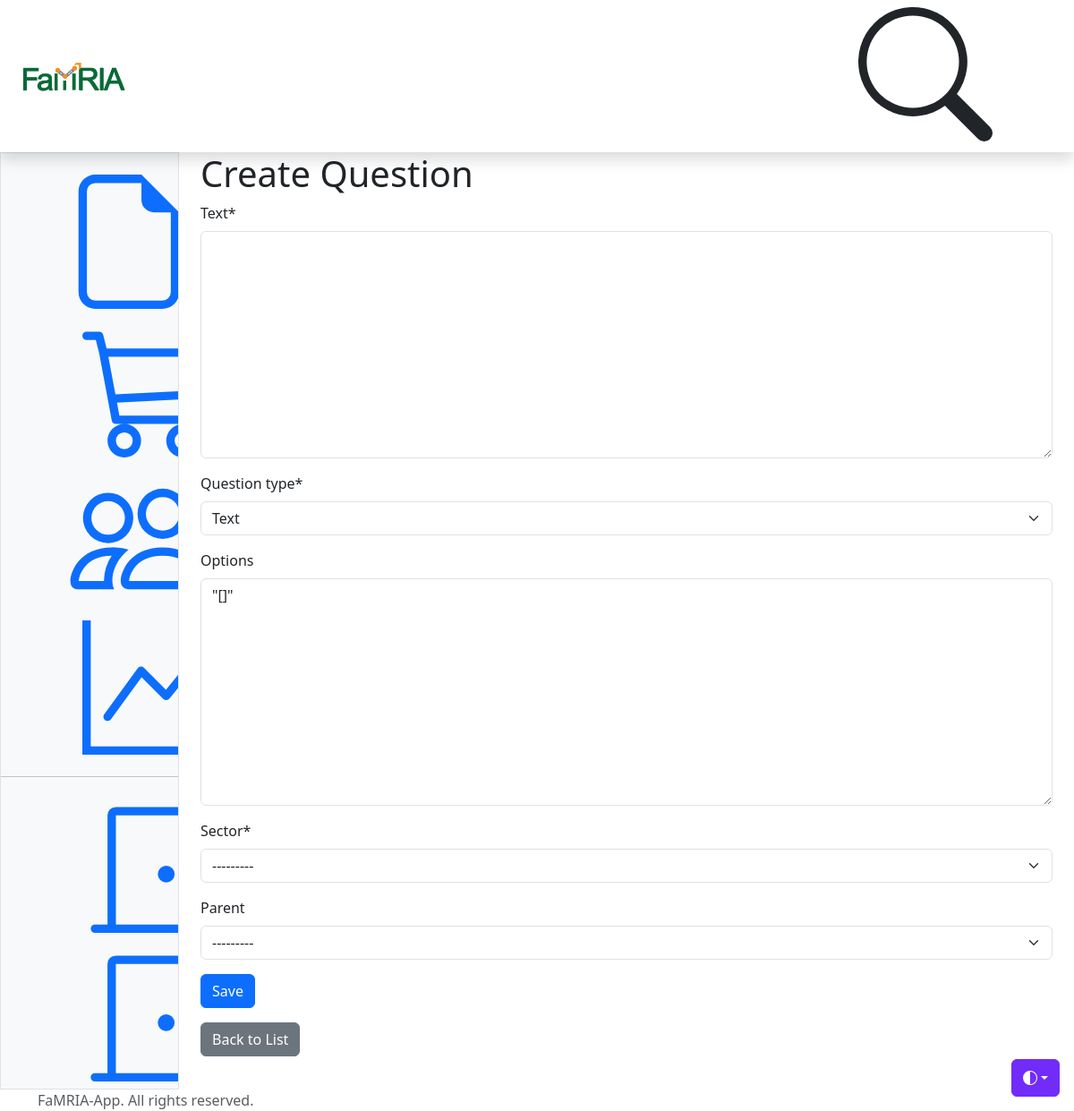
/questions/create/ (signed in), run on the app's committed database.
### survey/models.py (models this page shows, shortened)
class Question(MPTTModel):
    SECTOR_CHOICES = [
        ('general', 'General'),
        ('environmental', 'Environmental'),
        ('social', 'Social'),
        ('economic', 'Economic'),
        ('physical', 'Physical'),
    ]
    QUESTION_TYPES = [
        ('multiple_choice', 'Multiple Choice'),
        ('multiple_select', 'Multiple Select'),
        ('text', 'Text'),
        ('rating', 'Rating'),
    ]
    text = models.TextField()
    question_type = models.CharField(max_length=50, choices=QUESTION_TYPES, default='text')
    options = models.JSONField(blank=True, null=True)
    sector = models.CharField(max_length=50, choices=SECTOR_CHOICES)
    version = models.PositiveIntegerField(default=1)
    parent = TreeForeignKey('self', on_delete=models.CASCADE, null=True, blank=True, related_name='sub_questions')
    created_at = models.DateTimeField(auto_now_add=True)
    updated_at = models.DateTimeField(auto_now=True)
    user = models.ForeignKey(User, verbose_name=_("Created/Modified by"), on_delete=models.CASCADE, default=1)
    class MPTTMeta:
        order_insertion_by = ['text']
    def __str__(self):
        return self.text

### survey/views.py (the view)
# urls.py: path('questions/create/', create_question, name='create-question'),  # Create a question
@login_required
def create_question(request):
    if request.method == 'POST':
        form = QuestionForm(request.POST)
        if form.is_valid():
            form.save()
            messages.success(request, 'Question created successfully!')
            return redirect('question-list')
    else:
        form = QuestionForm()
    return render(request, 'questions/question_form.html', {'form': form})

### survey/forms.py (shortened to what this page needs)
class QuestionForm(forms.ModelForm):
    class Meta:
        model = Question
        fields = ['text', 'question_type', 'options', 'sector', 'parent']
    def __init__(self, *args, **kwargs):
        super().__init__(*args, **kwargs)
        if not self.instance.pk or self.instance.options is None:
            self.fields['options'].initial = '[]'  # Initialize as an empty JSON array

### survey/templates/questions/question_form.html (shortened to what this page needs)
{% extends "dashboard.html" %}
{% load crispy_forms_tags %}
{% block main_content %}
    <h1>{% if form.instance.id %}Edit Question{% else %}Create Question{% endif %}</h1>
    <form method="post">
        {{ form|crispy }}
        <button type="submit" class="btn btn-primary">Save</button>
    </form>
    <a href="{% url 'question-list' %}" class="btn btn-secondary mt-3">Back to List</a>
{% endblock main_content %}

### data on the page
Question: question_type "Text", options "\"[]\"", sector "---------", parent "---------"
